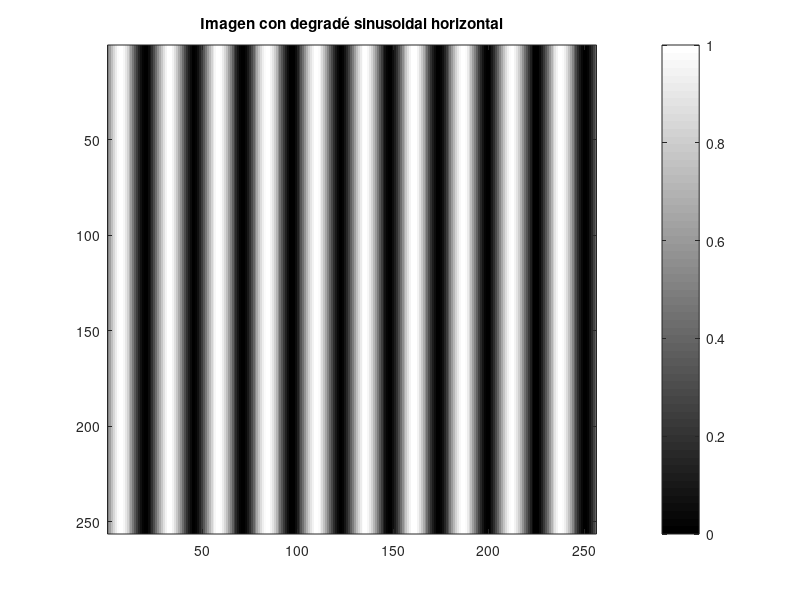
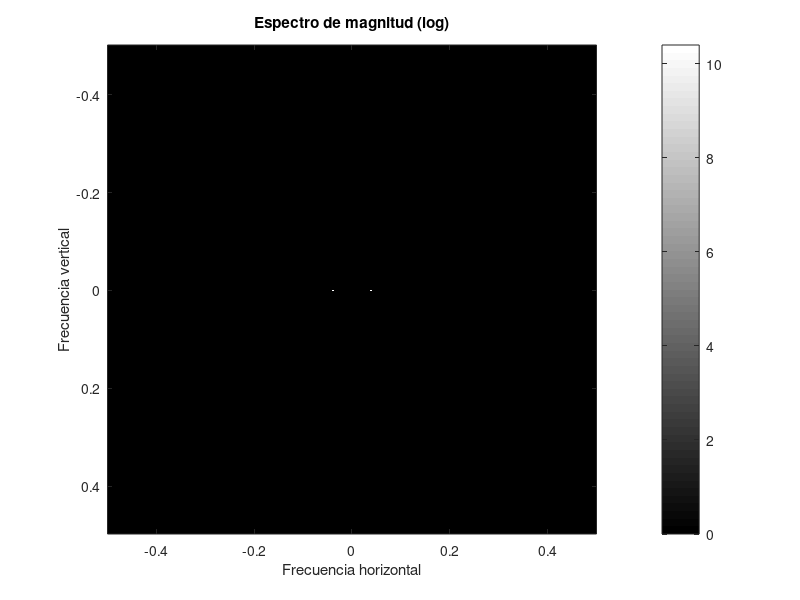

Here is the MATLAB script that generated these plots, in order: (Note: this script raises an error after producing the figures.)
% Imagen 2D con degradé sinusoidal horizontal
% Las columnas siguen una sinusoide y las filas son idénticas

clear; close all; clc;

% Parámetros
Nfilas = 256;   % número de filas
Ncols  = 256;   % número de columnas
f = 10;          % frecuencia de la sinusoide (ciclos)

% Señal sinusoidal 1D (horizontal)
n = 0:Ncols-1;                     
senal = sin(2*pi*f*n/Ncols);

% Crear imagen replicando la señal en filas
imagen = repmat(senal, Nfilas, 1);

% Normalizar para visualización
imagen_norm = mat2gray(imagen);

% Mostrar imagen
figure
imagesc(imagen_norm)
colormap gray
colorbar
axis image
title('Imagen con degradé sinusoidal horizontal')



%% --- FFT 2D ---
F = fftshift(fft2(imagen));
mag = abs(F);

% Ejes de frecuencia espacial (normalizados)
fx = (-Ncols/2 : Ncols/2-1)/Ncols;   % eje horizontal
fy = (-Nfilas/2 : Nfilas/2-1)/Nfilas;% eje vertical

%% --- Espectro de magnitud ---
figure
imagesc(fx, fy, log(1 + mag))
colormap gray
colorbar
axis image
xlabel('Frecuencia horizontal')
ylabel('Frecuencia vertical')
title('Espectro de magnitud (log)')

% Limitar eje horizontal a [-f/2 , f/2]
xlim([-0.5 0.5])

%% Esprecto de frecuencias de una imagen
% ABRIR IMAGEN
clc; clear all; close all;
[file,dir]=uigetfile('.bmp;.tif;.jpg;.png');
filename=[dir,file];
info=imfinfo(filename);

switch info.ColorType
    case 'indexed'  %ImOrig.bmp
        [X,map]=imread(filename);
        I=ind2gray(X,map);

    case 'grayscale'
        I=imread(filename);

    case 'truecolor' %m83.bmp
        rgb=imread(filename);
        I=rgb2gray(rgb);
end
% --- FFT 2D ---
F = fftshift(fft2(I));
mag = abs(F);

% Obtener tamaño real de la imagen
[M, N] = size(I);

% Ejes de frecuencia espacial normalizados
fx = (-N/2 : N/2-1) / N;    % frecuencia horizontal
fy = (-M/2 : M/2-1) / M; % frecuencia vertical

% Graficar espectro de magnitud
figure
colormap gray
colorbar
axis image
xlabel('Frecuencia horizontal (ciclos/píxel)')
ylabel('Frecuencia vertical (ciclos/píxel)')
title('Espectro de magnitud (log)')

%% Filtro pasa bajo
[M, N] = size(I);
[fx,fy]=frecspan([M,N], 'meshgrid');
for i=1:1:length(fc)
    if f(i)>=-fc &&f(i)<=fc
        h(i)=1;
    else
        h(i)=0;
    end
end
prod = fft(ys).*ifftshift(h); %esprecto crudo de la suma por el filtro pasabajo descentrado
o1=real(ifft(prod));

figure
subplot(121);plot(f,h);axis([-10 10 0 2]);
subplot(122); plot (t_span,y1,'ro',t_span, o1,'bo')
